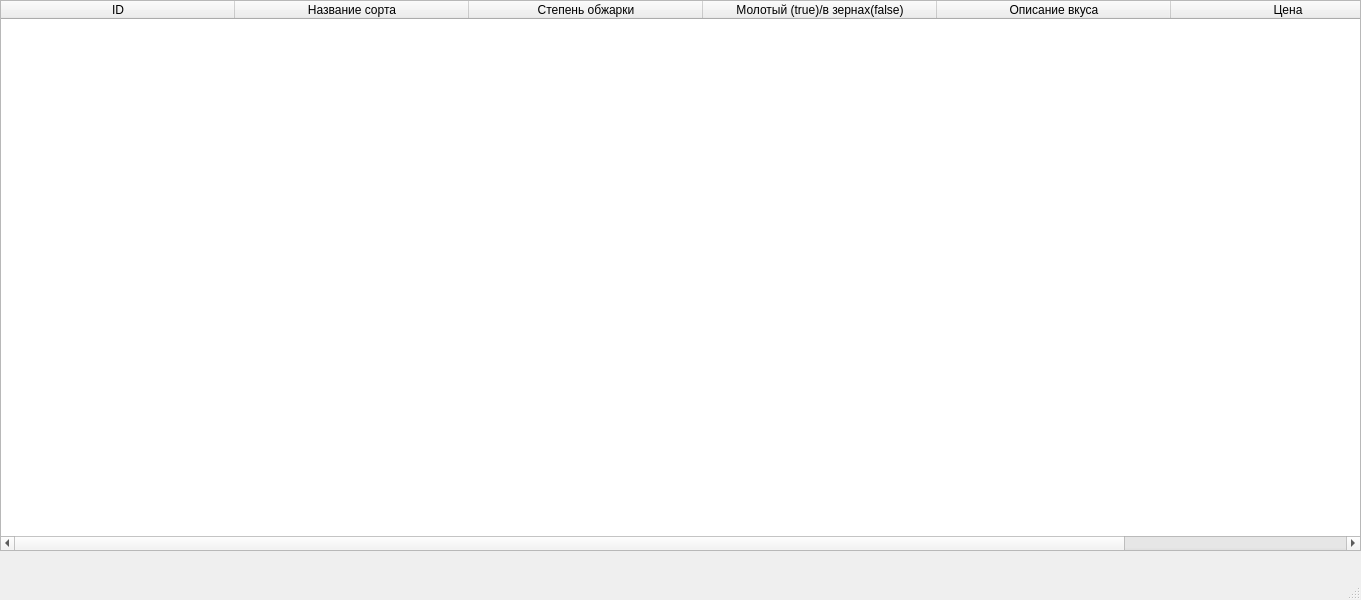
<?xml version="1.0" encoding="UTF-8"?>
<ui version="4.0">
 <class>MainWindow</class>
 <widget class="QMainWindow" name="MainWindow">
  <property name="enabled">
   <bool>true</bool>
  </property>
  <property name="geometry">
   <rect>
    <x>0</x>
    <y>0</y>
    <width>1361</width>
    <height>600</height>
   </rect>
  </property>
  <property name="cursor">
   <cursorShape>ArrowCursor</cursorShape>
  </property>
  <property name="mouseTracking">
   <bool>false</bool>
  </property>
  <property name="windowTitle">
   <string>MainWindow</string>
  </property>
  <property name="windowOpacity">
   <double>1.000000000000000</double>
  </property>
  <widget class="QWidget" name="centralwidget">
   <widget class="QTableWidget" name="tableWidget">
    <property name="enabled">
     <bool>true</bool>
    </property>
    <property name="geometry">
     <rect>
      <x>0</x>
      <y>0</y>
      <width>1361</width>
      <height>551</height>
     </rect>
    </property>
    <property name="minimumSize">
     <size>
      <width>930</width>
      <height>260</height>
     </size>
    </property>
    <property name="maximumSize">
     <size>
      <width>16777215</width>
      <height>16777215</height>
     </size>
    </property>
    <property name="layoutDirection">
     <enum>Qt::LeftToRight</enum>
    </property>
    <property name="autoFillBackground">
     <bool>false</bool>
    </property>
    <property name="styleSheet">
     <string notr="true"/>
    </property>
    <property name="verticalScrollBarPolicy">
     <enum>Qt::ScrollBarAsNeeded</enum>
    </property>
    <property name="sizeAdjustPolicy">
     <enum>QAbstractScrollArea::AdjustIgnored</enum>
    </property>
    <property name="autoScroll">
     <bool>true</bool>
    </property>
    <property name="autoScrollMargin">
     <number>16</number>
    </property>
    <property name="tabKeyNavigation">
     <bool>true</bool>
    </property>
    <property name="showDropIndicator" stdset="0">
     <bool>true</bool>
    </property>
    <property name="dragDropOverwriteMode">
     <bool>true</bool>
    </property>
    <property name="horizontalScrollMode">
     <enum>QAbstractItemView::ScrollPerItem</enum>
    </property>
    <property name="showGrid">
     <bool>true</bool>
    </property>
    <property name="gridStyle">
     <enum>Qt::SolidLine</enum>
    </property>
    <property name="sortingEnabled">
     <bool>false</bool>
    </property>
    <property name="wordWrap">
     <bool>true</bool>
    </property>
    <property name="cornerButtonEnabled">
     <bool>true</bool>
    </property>
    <property name="rowCount">
     <number>0</number>
    </property>
    <property name="columnCount">
     <number>6</number>
    </property>
    <attribute name="horizontalHeaderVisible">
     <bool>true</bool>
    </attribute>
    <attribute name="horizontalHeaderCascadingSectionResizes">
     <bool>false</bool>
    </attribute>
    <attribute name="horizontalHeaderMinimumSectionSize">
     <number>20</number>
    </attribute>
    <attribute name="horizontalHeaderDefaultSectionSize">
     <number>234</number>
    </attribute>
    <attribute name="horizontalHeaderHighlightSections">
     <bool>false</bool>
    </attribute>
    <attribute name="verticalHeaderVisible">
     <bool>true</bool>
    </attribute>
    <attribute name="verticalHeaderMinimumSectionSize">
     <number>18</number>
    </attribute>
    <attribute name="verticalHeaderDefaultSectionSize">
     <number>35</number>
    </attribute>
    <attribute name="verticalHeaderHighlightSections">
     <bool>true</bool>
    </attribute>
    <column>
     <property name="text">
      <string>ID</string>
     </property>
    </column>
    <column>
     <property name="text">
      <string>Название сорта</string>
     </property>
    </column>
    <column>
     <property name="text">
      <string>Степень обжарки</string>
     </property>
    </column>
    <column>
     <property name="text">
      <string>Молотый (true)/в зернах(false)</string>
     </property>
    </column>
    <column>
     <property name="text">
      <string>Описание вкуса</string>
     </property>
    </column>
    <column>
     <property name="text">
      <string>Цена</string>
     </property>
    </column>
   </widget>
  </widget>
  <widget class="QMenuBar" name="menubar">
   <property name="geometry">
    <rect>
     <x>0</x>
     <y>0</y>
     <width>1361</width>
     <height>22</height>
    </rect>
   </property>
  </widget>
  <widget class="QStatusBar" name="statusbar"/>
 </widget>
 <resources/>
 <connections/>
</ui>
